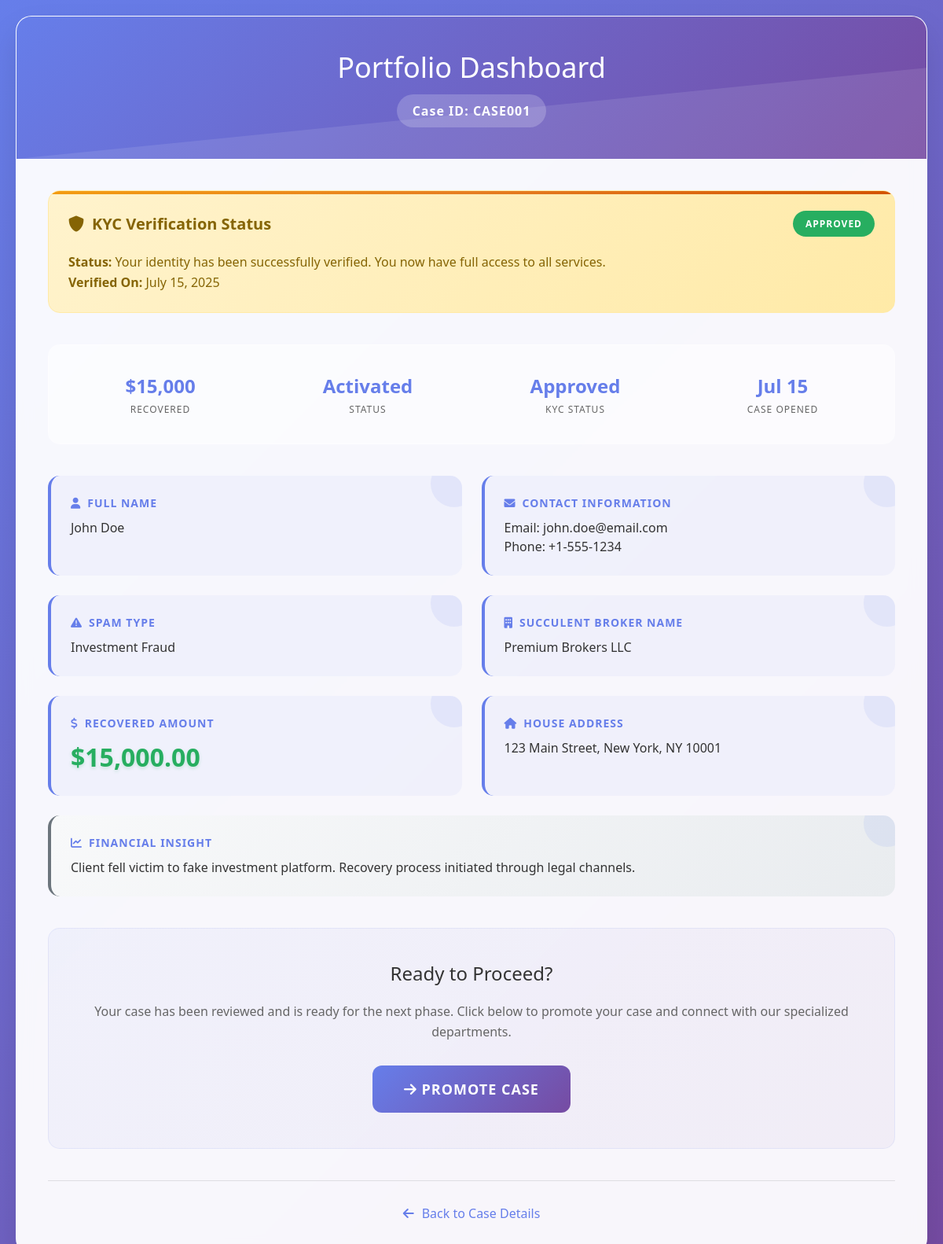
The page /portfolio.php?case_id=CASE001 on the database its author committed.
### tables this page shows
CREATE TABLE cases (
    id INT PRIMARY KEY AUTO_INCREMENT,
    case_id VARCHAR(50) UNIQUE NOT NULL,
    full_name VARCHAR(255) NOT NULL,
    contact_info TEXT,
    spam_type VARCHAR(100),
    broker_name VARCHAR(255),
    recovered_amount DECIMAL(15,2) DEFAULT 0.00,
    house_address TEXT,
    financial_insight TEXT,
    status ENUM('pending', 'activated', 'declined') DEFAULT 'pending',
    kyc_status ENUM('pending', 'approved', 'rejected') DEFAULT 'pending',
    kyc_document VARCHAR(255),
    kyc_notes TEXT,
    created_at TIMESTAMP DEFAULT CURRENT_TIMESTAMP,
    updated_at TIMESTAMP DEFAULT CURRENT_TIMESTAMP ON UPDATE CURRENT_TIMESTAMP
);

### config.php (called while the page is built, shortened)
<?php
function sanitizeInput($input) {
    return htmlspecialchars(trim($input), ENT_QUOTES, 'UTF-8');
}
?>

### portfolio.php (the view, shortened to what this page needs)
<?php
require_once 'config.php';
$case_id = isset($_GET['case_id']) ? sanitizeInput($_GET['case_id']) : '';
$stmt = $pdo->prepare("SELECT * FROM cases WHERE case_id = ? AND status = 'activated'");
$stmt->execute([$case_id]);
$case = $stmt->fetch();
?>
<!DOCTYPE html>
<html lang="en">
<head>
    <link rel="stylesheet" href="https://cdnjs.cloudflare.com/ajax/libs/font-awesome/6.0.0/css/all.min.css">
</head>
<body>
    <div class="container">
        <div class="header">
            <div class="header-content">
                <h1>Portfolio Dashboard</h1>
                <div class="case-id">Case ID: <?php echo sanitizeInput($case['case_id']); ?></div>
            </div>
        </div>
        <div class="content">
            <div class="kyc-section">
                <div class="kyc-header">
                    <div class="kyc-title">
                        <i class="fas fa-shield-alt"></i>
                        KYC Verification Status
                    </div>
                    <span class="kyc-status <?php echo $case['kyc_status']; ?>">
                        <?php echo ucfirst($case['kyc_status']); ?>
                    </span>
                </div>
                <div class="kyc-info">
                    <?php if ($case['kyc_status'] === 'pending'): ?>
                        <p><strong>Status:</strong> Your KYC verification is currently being reviewed by our compliance team.</p>
                        <p><strong>Expected Time:</strong> 24-48 hours</p>
                        <p><strong>Required:</strong> Government-issued ID and proof of address</p>
                    <?php elseif ($case['kyc_status'] === 'approved'): ?>
                        <p><strong>Status:</strong> Your identity has been successfully verified. You now have full access to all services.</p>
                        <p><strong>Verified On:</strong> <?php echo date('F j, Y', strtotime($case['updated_at'])); ?></p>
                    <?php else: ?>
                        <p><strong>Status:</strong> Your KYC verification was rejected. Please contact support for assistance.</p>
                        <p><strong>Action Required:</strong> Submit valid documentation or contact our support team</p>
                    <?php endif; ?>
                </div>
            </div>
            <div class="stats-bar">
                <div class="stat-item">
                    <div class="stat-value">$<?php echo number_format($case['recovered_amount'], 0); ?></div>
                    <div class="stat-label">Recovered</div>
                </div>
                <div class="stat-item">
                    <div class="stat-value"><?php echo ucfirst($case['status']); ?></div>
                    <div class="stat-label">Status</div>
                </div>
                <div class="stat-item">
                    <div class="stat-value"><?php echo ucfirst($case['kyc_status']); ?></div>
                    <div class="stat-label">KYC Status</div>
                </div>
                <div class="stat-item">
                    <div class="stat-value"><?php echo date('M j', strtotime($case['created_at'])); ?></div>
                    <div class="stat-label">Case Opened</div>
                </div>
            </div>
            <div class="portfolio-grid">
                <div class="info-card">
                    <div class="info-label">
                        <i class="fas fa-user"></i>
                        Full Name
                    </div>
                    <div class="info-value"><?php echo sanitizeInput($case['full_name']); ?></div>
                </div>
                <div class="info-card">
                    <div class="info-label">
                        <i class="fas fa-envelope"></i>
                        Contact Information
                    </div>
                    <div class="info-value"><?php echo nl2br(sanitizeInput($case['contact_info'])); ?></div>
                </div>
                <div class="info-card">
                    <div class="info-label">
                        <i class="fas fa-exclamation-triangle"></i>
                        Spam Type
                    </div>
                    <div class="info-value"><?php echo sanitizeInput($case['spam_type']); ?></div>
                </div>
                <div class="info-card">
                    <div class="info-label">
                        <i class="fas fa-building"></i>
                        Succulent Broker Name
                    </div>
                    <div class="info-value"><?php echo sanitizeInput($case['broker_name']); ?></div>
                </div>
                <div class="info-card">
                    <div class="info-label">
                        <i class="fas fa-dollar-sign"></i>
                        Recovered Amount
                    </div>
                    <div class="info-value amount">$<?php echo number_format($case['recovered_amount'], 2); ?></div>
                </div>
                <div class="info-card">
                    <div class="info-label">
                        <i class="fas fa-home"></i>
                        House Address
                    </div>
                    <div class="info-value"><?php echo nl2br(sanitizeInput($case['house_address'])); ?></div>
                </div>
                <div class="info-card financial-insight-card">
                    <div class="info-label">
                        <i class="fas fa-chart-line"></i>
                        Financial Insight
                    </div>
                    <div class="info-value"><?php echo nl2br(sanitizeInput($case['financial_insight'])); ?></div>
                </div>
            </div>
            <div class="promote-section">
                <h3>Ready to Proceed?</h3>
                <p>Your case has been reviewed and is ready for the next phase. Click below to promote your case and connect with our specialized departments.</p>
                <a href="office_selection.php?case_id=<?php echo urlencode($case['case_id']); ?>" class="btn">
                    <i class="fas fa-arrow-right"></i> Promote Case
                </a>
            </div>
            <div class="back-navigation">
                <a href="case_details.php?case_id=<?php echo urlencode($case['case_id']); ?>" class="back-link">
                    <i class="fas fa-arrow-left"></i>
                    Back to Case Details
                </a>
            </div>
        </div>
    </div>
</body>
</html>

### rows shown on the page
cases: case "CASE001", kyc_status "APPROVED", updated_at "July 15, 2025", recovered_amount "15,000", status "Activated", kyc_status "Approved", created_at "Jul 15", full_name "John Doe", contact_info "Email: john.doe@email.com Phone: +1-555-1234", spam_type "Investment Fraud", broker_name "Premium Brokers LLC", recovered_amount "15,000.00", house_address "123 Main Street, New York, NY 10001", financial_insight "Client fell victim to fake investment platform. Recovery process initiated through legal channels."
